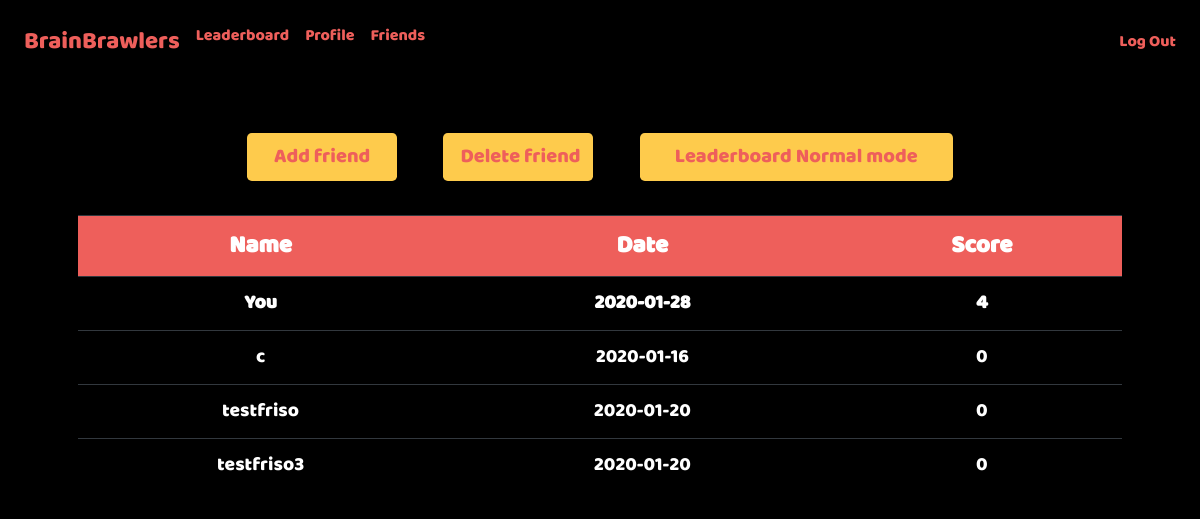
The app's page /friends_mirror (signed in), older data.
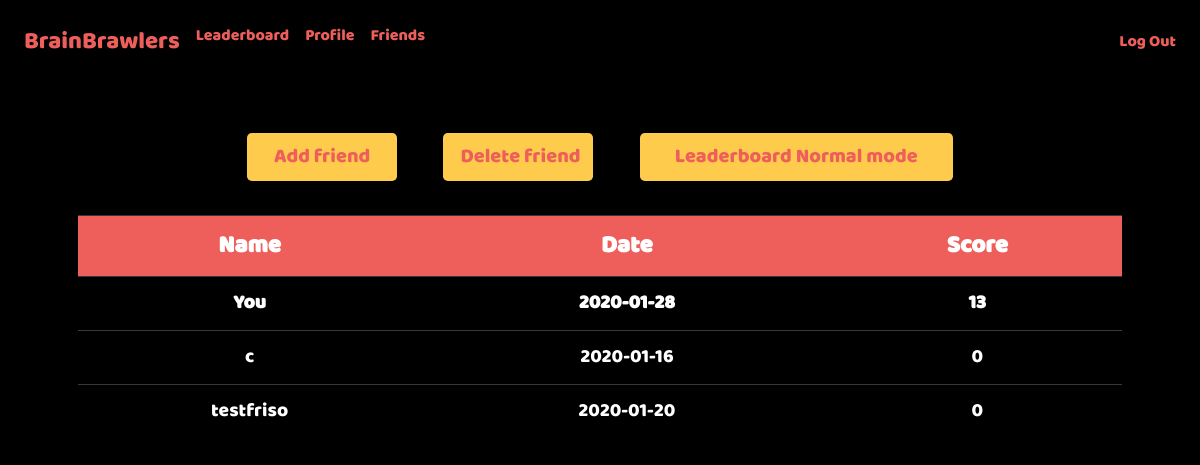
The same page, newer data.
### tables this page shows
CREATE TABLE 'users' ('id' integer PRIMARY KEY AUTOINCREMENT NOT NULL, 'username' text NOT NULL, 'hash' text NOT NULL, 'highscore' integer NOT NULL, 'date'  date NOT NULL DEFAULT CURRENT_DATE  , 'highscore_mirror' integer);

### application.py (the view)
@app.route("/friends_mirror", methods=["GET"])
@login_required
def friends_mirror():
    friends = set([friend["friendname"] for friend in db.execute("SELECT friendname FROM friends WHERE user_id= :user_id", user_id=session["user_id"])])
    highscores = sum([db.execute("SELECT username, highscore_mirror, date FROM users WHERE username=:username", username=friend) for friend in friends], [])
    highscores = sorted(highscores, key=lambda k:k["highscore_mirror"], reverse=True)
    yourscore = db.execute("SELECT highscore_mirror, date FROM users WHERE id=:user_id", user_id=session["user_id"])
    return render_template("friends/friends_mirror.html", highscores=highscores, yourscore=yourscore[0])

### application.py (called while the page is built)
@app.after_request
def after_request(response):
    response.headers["Cache-Control"] = "no-cache, no-store, must-revalidate"
    response.headers["Expires"] = 0
    response.headers["Pragma"] = "no-cache"
    return response

### helpers.py (called while the page is built)
def login_required(f):
    @wraps(f)
    def decorated_function(*args, **kwargs):
        if session.get("user_id") is None:
            return redirect("/index")
        return f(*args, **kwargs)
    return decorated_function

### templates/friends/friends_mirror.html (shortened to what this page needs)
{% extends "layout.html" %}
{% block css %}
<link href="/static/css/index_style.css" rel="stylesheet">
{% endblock %}
{% block main %}
    <p>
        <br>
        <br>
    </p>
    <a href="/add_friend"><button type="button" class="btn btn-lg">Add friend</button></a>
    <a href="/delete_friend"><button type="submit" class="btn btn-lg">Delete friend</button></a>
    <a href="/friends"><button class="btn btn-lg" style="width:30%">Leaderboard Normal mode</button></a>
    <table id=table class="table table-dark" style="width:100%">
        <link href="/static/css/leaderboard.css" rel="stylesheet">
        <tr>
            <th>Name</th>
            <th>Date</th>
            <th>Score</th>
        </tr>
        <tr>
            <td><strong>You</strong></td>
            <td><strong>{{ yourscore.date }}</strong></td>
            <td><strong>{{ yourscore.highscore_mirror }}</strong></td>
        </tr>
    {% for highscore in highscores %}
        <tr>
            <td>{{ highscore.username }}</td>
            <td>{{ highscore.date }}</td>
            <td>{{ highscore.highscore_mirror }}</td>
        </tr>
    {% endfor %}
    </table>
{% endblock %}

Row changes from the older to the newer data that the page shows:
no longer on this page (row unchanged): users: username "testfriso3", date "2020-01-20", highscore_mirror "0"
changed users (number 1 of 3 on the later page): highscore_mirror "4" → "13"
